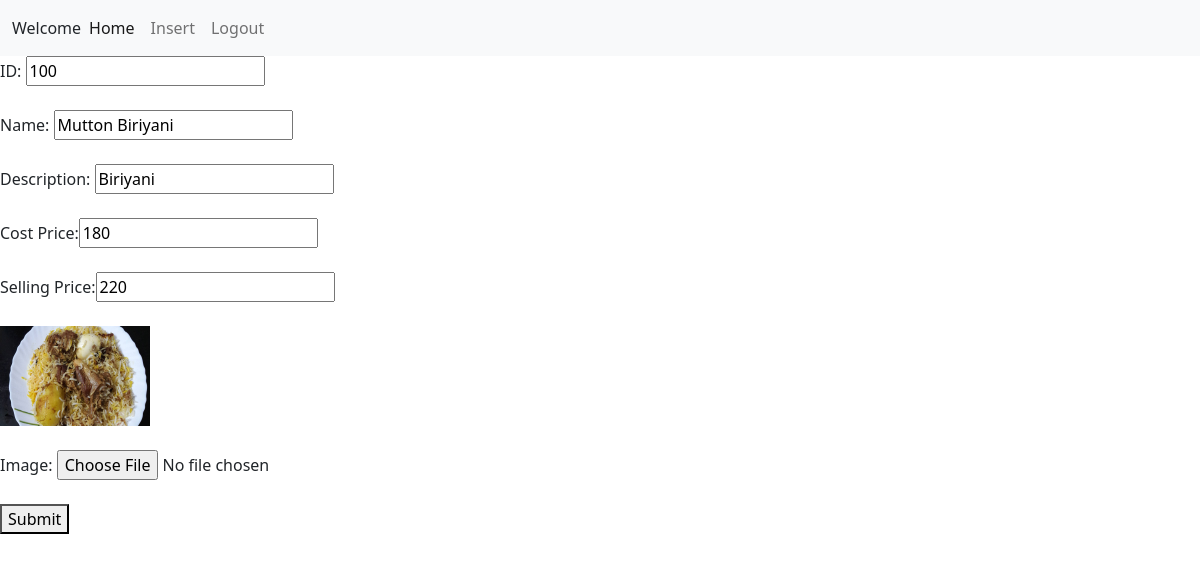
/Admin/Update1.php?id=100, run on the app's committed database.
### tables this page shows
CREATE TABLE `product` (
  `ID` varchar(20) NOT NULL,
  `Name` varchar(50) NOT NULL,
  `Description` varchar(100) NOT NULL,
  `CP` int(20) NOT NULL,
  `SP` int(20) NOT NULL,
  `Image` varchar(100) NOT NULL
);

### Admin/Update1.php (the view)
<?php
	include 'navbar.php';
	$Id = $_GET['id'];
	$sql = "select * from product where ID = $Id";
	$r = mysqli_query($con,$sql);
?>
<?php
	if($row = mysqli_fetch_assoc($r))
	{
?>
<form action="Update2.php" method="post" enctype="multipart/form-data">
	ID: <input type="text" name="x1" value="<?php echo $row['ID']; ?>" readonly="readonly"><br><br>
	Name: <input type="text" name="x2" value="<?php echo $row['Name']; ?>"><br><br>
	Description: <input type="text" name="x3" value="<?php echo $row['Description']; ?>"><br><br>
	Cost Price:<input type="text" name="x4" value="<?php echo $row['CP']; ?>"><br><br>
	Selling Price:<input type="text" name="x5" value="<?php echo $row['SP']; ?>"><br><br>
	<img src="<?php echo $row['Image']; ?>" height="100" width="150">
	<input type="hidden" name="img" value="<?php echo $row['Image']; ?>"><br><br>
	Image: <input type="file" name="x6"><br><br>
	<button type="submit">Submit</button>
<?php
	}
?>

### data on the page
product: x1 "100", x2 "Mutton Biriyani", x3 "Biriyani", x4 "180", x5 "220", Image (picture)
